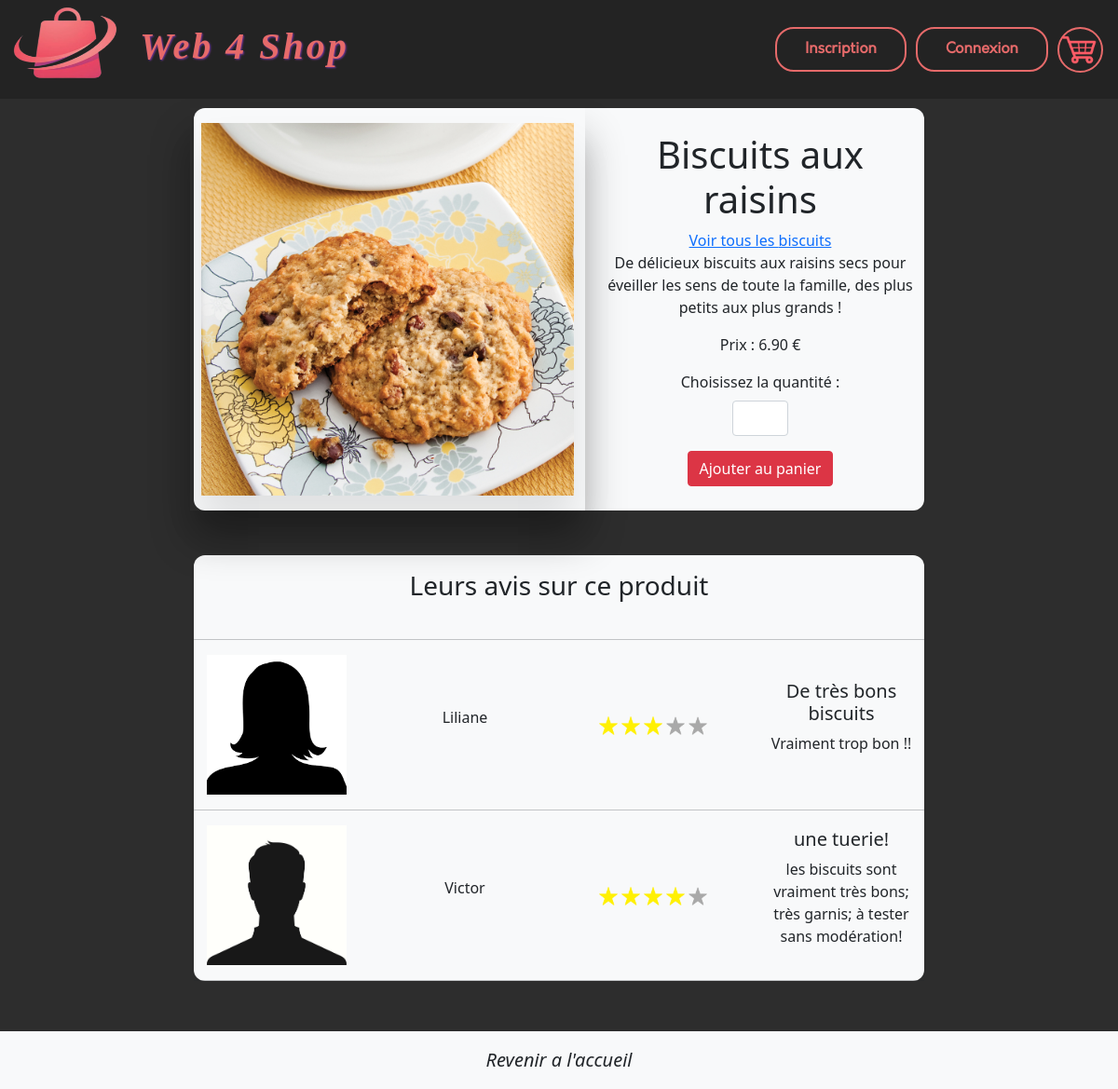
The page /index.php?action=details&idProduit=6 on the database its author committed.
### tables this page shows
CREATE TABLE `products` (
  `id` int(11) NOT NULL,
  `cat_id` tinyint(4) NOT NULL,
  `name` varchar(150) NOT NULL,
  `description` text NOT NULL,
  `image` varchar(30) NOT NULL,
  `price` decimal(5,2) NOT NULL,
  `quantity` int(3) NOT NULL
);

CREATE TABLE `categories` (
  `id` tinyint(4) NOT NULL,
  `name` varchar(100) NOT NULL
);

CREATE TABLE `reviews` (
  `id_product` int(2) NOT NULL,
  `name_user` varchar(50) NOT NULL,
  `photo_user` varchar(50) NOT NULL,
  `stars` int(1) NOT NULL,
  `title` varchar(50) NOT NULL,
  `description` varchar(150) NOT NULL
);

### Controleur/controleurCaracteristiques.php (called while the page is built, shortened)
<?php
require_once 'Modele/produit.php';
require_once 'Modele/categorie.php';
class ControleurCaracteristiques {
    private $caracteristiques;
    private $categorie;
    public function __construct(){
        $this->caracteristiques = new Produit();
        $this->categorie = new Categorie();
    }
    public function caracteristiques($idProduit){
        $caracteristiques = $this->caracteristiques->getCaracteristiques($idProduit);
        $categorie = $this->categorie->getCategorie($idProduit);
        $reviews = $this->caracteristiques->getReviews($idProduit);
        $vue = new Vue("Caracteristiques");
        $vue->generer(array('caracteristiques' => $caracteristiques, 'categorie' => $categorie, 'reviews' => $reviews));
    }
}

### index.php (called while the page is built, shortened)
<?php
$routeur = new Routeur();
$routeur->routerRequete();

### Modele/produit.php (called while the page is built, shortened)
<?php
require_once 'Modele/Modele.php';
class Produit extends Modele{
    public function getCaracteristiques($idProduit){
        $sql = 'SELECT * FROM products WHERE id=?';
        $caracteristiques = $this->executerRequete($sql,array($idProduit));
        if($caracteristiques->RowCount()==1){
            return $caracteristiques->fetch();
        }
        else{
            throw new Exception("Aucun produit ne correspond à l'identifiant'$idProduit'");
        }
    }
    public function getReviews($idProduit){
        $sql='SELECT * FROM reviews WHERE id_product=?';
        $reviews = $this->executerRequete($sql,array($idProduit));
        return $reviews->fetchAll();
    }
}

### Modele/modele.php (called while the page is built, shortened)
<?php abstract class Modele {
    private $bdd;
    protected function executerRequete($sql, $params = null){
        if($params == null){
            $resultat = $this->getBDD()->query($sql);
        }
        else{
            $resultat = $this->getBDD()->prepare($sql);
            $resultat->execute($params);
        }
        return $resultat;
    }
    private function getBDD(){
        if($this->bdd == null){
            $this->bdd=new PDO('mysql:host=localhost;dbname=web4shop;charset=utf8','root','');
        }
        return $this->bdd;
    }
}

### Modele/categorie.php (called while the page is built, shortened)
<?php
require_once 'Modele/Modele.php';
class Categorie extends Modele{
    public function getCategorie($idProduit){
        $sql = 'SELECT C.name, C.id FROM products P JOIN categories C ON P.cat_id=C.id WHERE P.id=?';
        $categorie = $this->executerRequete($sql,array($idProduit));
        return $categorie->fetch();
    }
}

### Vue/vueCaracteristiques.php (the view, shortened to what this page needs)
<div class="col-8 bg-light mx-auto mt-3" style="border-radius: 12px;">
  <div class="row align-items-center">
    <div class="col text-center ms-2 vert-sep py-3">
      <img src="<?= "Contenu/Images/".$caracteristiques['image']?>" style="width:400px;
                                                                           height:400px;
                                                                           box-shadow: 0 30px 40px rgba(0,0,0,.1);">
    </div>
    <div class="col text-center">
      <div class="row">
        <h1><?=$caracteristiques['name']?></h1>
        <a href="<?= "index.php?action=categorie&idCat=".$categorie['id']?>">Voir tous les <?=$categorie['name']?></a>
        <p><?=$caracteristiques['description']; ?></p>
        <p>Prix : <?=$caracteristiques['price']; ?> €</p>
        <form action="<?="index.php?action=details&idProduit=".$caracteristiques['id'];?>" method="POST">
          <div class="container mb-3">
            <p class="mb-2">Choisissez la quantité :</p><input type="number" name="qte" class="form-control mx-auto" style="width:60px;" min="1" max="20"/>
          </div>
          <input class="btn btn-danger button" type="submit" name="ajoutPanier" value="Ajouter au panier">
        </form>
      </div>
    </div>
  </div>
</div>
<div class="col-8 bg-light mx-auto mt-5" style="border-radius: 12px;">
  <div class="row align-items-center text-center p-3">
    <h3>Leurs avis sur ce produit</h3>
  </div>
  <hr/>
  <?php foreach($reviews as $rev):?>
  <div class="row align-items-center text-center">
    <div class="col">
      <img src="Contenu/Images/<?=$rev['photo_user']?>" style="height:150px;width:150px;">
    </div>
    <div class="col">
      <p><?=$rev['name_user']?></p>
    </div>
    <div class="col">
      <?php for($i=0;$i<$rev['stars'];$i++):?>
      <img src="Contenu/Images/review_star.png" style="height:20px;width:20px;">
      <?php endfor;
      for($i=0;$i<5-$rev['stars'];$i++):?>
      <img src="Contenu/Images/review_gray.png" style="height:20px;width:20px;">
      <?php endfor;?>
    </div>
    <div class="col">
      <h5><?=$rev['title']?></h5>
      <p><?=$rev['description']?></p>
    </div>
  </div>
  <hr/>
  <?php endforeach;?>
</div>
<div style="height: 100px"></div>
<div class="row bg-light fixed-bottom py-3">
  <div class="col text-center">
    <a class="text-decoration-none text-dark fst-italic fs-5" href="index.php">Revenir a l'accueil</a>
  </div>
</div>

### Contenu/Style/style.css (style rules this page uses)
.vert-sep { box-shadow: 0 30px 40px rgba(0,0,0,.3); }

### rows shown on the page
products: image (picture), name "Biscuits aux raisins", description "De délicieux biscuits aux raisins secs pour éveiller les sens de toute la famille, des plus petits aux plus grands !", price "6.90"
categories: name "biscuits"
reviews: photo_user (picture), name_user "Liliane", stars 3 (drawn), title "De très bons biscuits", description "Vraiment trop bon !!"
reviews: photo_user (picture), name_user "Victor", stars 4 (drawn), title "une tuerie!", description "les biscuits sont vraiment très bons; très garnis; à tester sans modération!"
